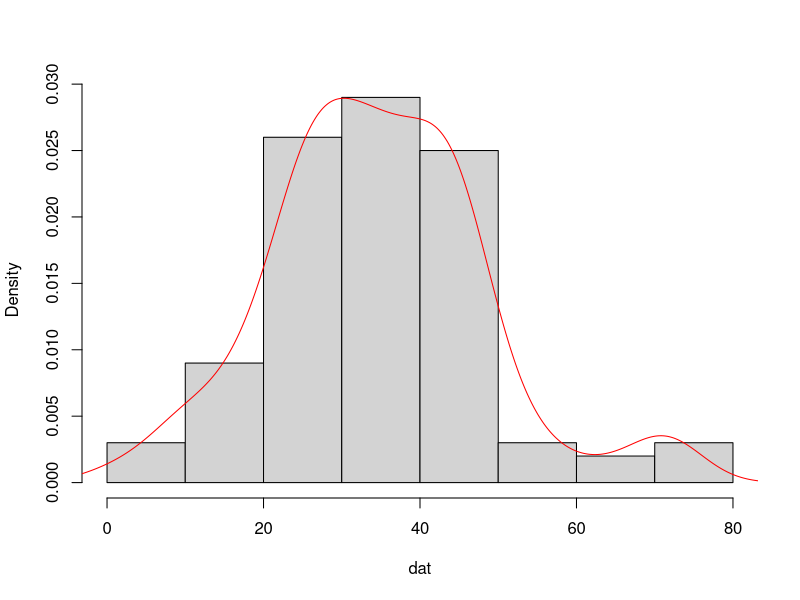
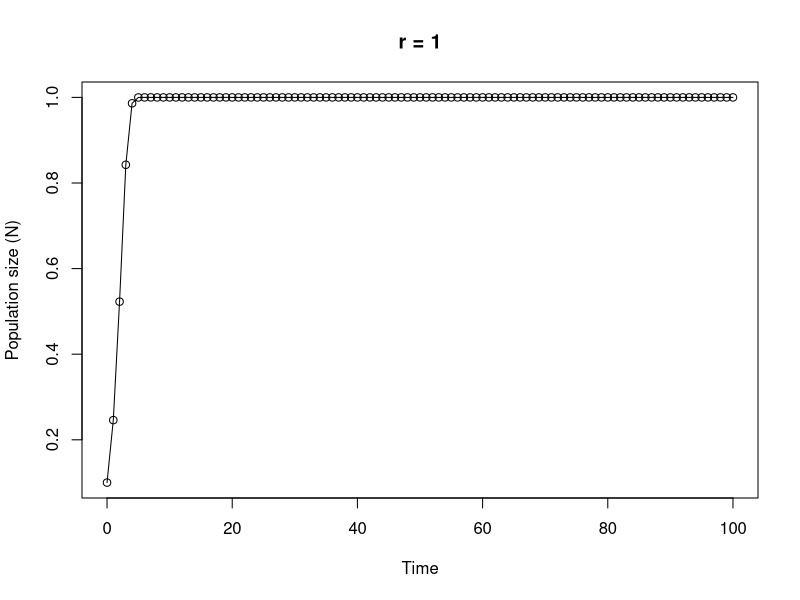

These charts were generated, in order, by the following R code:
## ----Q1, results = 'asis'------------------------------------------------------------------------------------------------------------------

# area of a circle
# the equation to calculate the area of a circle is pi * radius^2

circle.area <- function(d){ 
	pi * (d/2)^2
}

# to use your new function

circle.area(10)
# [1] 78.53982

# to test on a vector of diameters
# first create a vector with diameters ranging from 0 to 50 in steps of 10

cir.diam <- seq(from = 0, to = 50, by = 10)

# test your function

circle.area(cir.diam)
# [1]    0.00000   78.53982  314.15927  706.85835 1256.63706 1963.49541


## ----Q2, tidy = TRUE-----------------------------------------------------------------------------------------------------------------------

far.cent <- function(a){
	val <- (a-32)*5/9
	print(paste("Fahrenheit: ", round(a, digits = 3), "oF",sep = " "), quote = FALSE)# round 3dp
	print(paste("Centigrade: ", round(val, digits = 3), "oC", sep = " "), quote = FALSE)# round 3dp
}

# alternative Fahrenheit to centigrade using cat function

far.cent2 <- function(a){
	val <- (a - 32) * 5/9	#calculation
	cat("Fahrenheit: ", round(a, digits = 3), "oF", "\n")   # use cat function
	cat("Centigrade: ", round(val, digits = 3), "oC", "\n")   
}



## ----Q3------------------------------------------------------------------------------------------------------------------------------------

# Create a vector of normally distributed data
# length 100, mean 35 and standard deviation of 29

vals <- rnorm(100, 35, 15)	# create some norm dist data mean 35, sd = 15

summary.fun <- function(dat){
	mymean <- round(mean(dat), digits = 4)      	# calc mean
	mymedian <- round(median(dat), digits = 4)    # calc median
	mymin <- round(min(dat), digits = 4)          # calc min
	mymax <- round(max(dat), digits = 4)          # calc max
	print(paste("mean:", mymean, sep = " "), quote = FALSE)     # print mean
	print(paste("median:", mymedian, sep = " "), quote = FALSE)     # print median
	print(paste("range:", "from:", mymin, "to", mymax, sep = " "), quote = FALSE) 
	dens <- density(dat)                          # estimate density curve
	hist(dat, main = "",type = "l",freq = FALSE)  # plot histogram
	lines(dens, lty = 1, col = "red")             # plot density curve
}

# use the function
summary.fun(vals)


## ----Q4------------------------------------------------------------------------------------------------------------------------------------

# calculate a median

ourmedian <- function(x){
	n <- length(x)
	if (n %% 2 == 1)      # odd numbers
	  sort(x)[(n + 1)/2]  # find the middle number by adding 1 to length and div 2
	else {                # even numbers
	  middletwo <- sort(x)[(n/2) + 0:1]   #find the two middle numbers
	  mean(middletwo)
	  }
}

# use the function
mydat <- sample(1:50, size = 10, replace = TRUE )

# our function
ourmedian(mydat)

# R median function
median(mydat)


## ----Q5, tidy = TRUE-----------------------------------------------------------------------------------------------------------------------

# function to simulate Ricker model

Ricker.model <- function(nzero, r, time, K=1){     # sets initial parameters
  N <- numeric(time + 1)    # creates a real vector of length time+1 to store values of Nt+1
  N[1] <- nzero             # sets initial population size in first element of N
  for (i in 1:time) {				# loops over time
      N[i+1] <- N[i]*exp(r*(1 - N[i]/K))    
  }
  Time <- 0:time   					 # creates vector for x axis
  plot(Time, N, type = "o", xlim = c(0, time), xlab = "Time", ylab = "Population size (N)", main = paste("r =", r, sep=" "))   # plots     output
}

# To run
# play around with the different parameters, especially r
Ricker.model(nzero=0.1,r=1,time=100)


